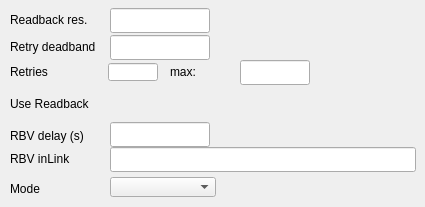
    <widget class="QWidget" name="tab_3">
     <attribute name="title">
      <string>Retries</string>
     </attribute>
     <widget class="caTextEntry" name="caTextEntry_22">
      <property name="geometry">
       <rect>
        <x>110</x>
        <y>35</y>
        <width>100</width>
        <height>25</height>
       </rect>
      </property>
      <property name="channel" stdset="0">
       <string>$(P)$(M).RDBD</string>
      </property>
      <property name="foreground">
       <color>
        <red>0</red>
        <green>0</green>
        <blue>0</blue>
       </color>
      </property>
      <property name="background">
       <color>
        <red>255</red>
        <green>255</green>
        <blue>255</blue>
       </color>
      </property>
      <property name="colorMode">
       <enum>caLineEdit::Default</enum>
      </property>
      <property name="precisionMode">
       <enum>caLineEdit::Channel</enum>
      </property>
      <property name="limitsMode">
       <enum>caLineEdit::Channel</enum>
      </property>
      <property name="maxValue">
       <double>1.000000000000000</double>
      </property>
      <property name="minValue">
       <double>0.000000000000000</double>
      </property>
      <property name="fontScaleMode" stdset="0">
       <enum>caLineEdit::Height</enum>
      </property>
      <property name="formatType">
       <enum>caLineEdit::decimal</enum>
      </property>
     </widget>
     <widget class="caChoice" name="caChoice_5">
      <property name="geometry">
       <rect>
        <x>110</x>
        <y>92</y>
        <width>100</width>
        <height>25</height>
       </rect>
      </property>
      <property name="channel" stdset="0">
       <string>$(P)$(M).URIP</string>
      </property>
      <property name="foreground">
       <color>
        <red>0</red>
        <green>0</green>
        <blue>0</blue>
       </color>
      </property>
      <property name="background">
       <color>
        <red>211</red>
        <green>215</green>
        <blue>207</blue>
       </color>
      </property>
      <property name="bordercolor">
       <color>
        <red>211</red>
        <green>215</green>
        <blue>207</blue>
       </color>
      </property>
      <property name="colorMode">
       <enum>caChoice::Static</enum>
      </property>
      <property name="stackingMode" stdset="0">
       <enum>caChoice::Column</enum>
      </property>
      <property name="endBit">
       <number>1</number>
      </property>
     </widget>
     <widget class="caLabel" name="caLabel_32">
      <property name="geometry">
       <rect>
        <x>10</x>
        <y>38</y>
        <width>151</width>
        <height>18</height>
       </rect>
      </property>
      <property name="text">
       <string>Retry deadband</string>
      </property>
      <property name="alignment">
       <set>Qt::AlignAbsolute|Qt::AlignLeading|Qt::AlignLeft|Qt::AlignVCenter</set>
      </property>
      <property name="fontScaleMode">
       <enum>ESimpleLabel::Height</enum>
      </property>
      <property name="foreground">
       <color>
        <red>0</red>
        <green>0</green>
        <blue>0</blue>
       </color>
      </property>
      <property name="background">
       <color alpha="0">
        <red>0</red>
        <green>0</green>
        <blue>0</blue>
       </color>
      </property>
      <property name="frameShape">
       <enum>QFrame::NoFrame</enum>
      </property>
     </widget>
     <widget class="caLabel" name="caLabel_43">
      <property name="geometry">
       <rect>
        <x>170</x>
        <y>63</y>
        <width>44</width>
        <height>18</height>
       </rect>
      </property>
      <property name="text">
       <string>max:</string>
      </property>
      <property name="alignment">
       <set>Qt::AlignAbsolute|Qt::AlignLeading|Qt::AlignLeft|Qt::AlignVCenter</set>
      </property>
      <property name="fontScaleMode">
       <enum>ESimpleLabel::Height</enum>
      </property>
      <property name="foreground">
       <color>
        <red>0</red>
        <green>0</green>
        <blue>0</blue>
       </color>
      </property>
      <property name="background">
       <color alpha="0">
        <red>0</red>
        <green>0</green>
        <blue>0</blue>
       </color>
      </property>
      <property name="frameShape">
       <enum>QFrame::NoFrame</enum>
      </property>
     </widget>
     <widget class="caTextEntry" name="caTextEntry_27">
      <property name="geometry">
       <rect>
        <x>110</x>
        <y>147</y>
        <width>306</width>
        <height>25</height>
       </rect>
      </property>
      <property name="channel" stdset="0">
       <string>$(P)$(M).RDBL</string>
      </property>
      <property name="foreground">
       <color>
        <red>0</red>
        <green>0</green>
        <blue>0</blue>
       </color>
      </property>
      <property name="background">
       <color>
        <red>238</red>
        <green>238</green>
        <blue>236</blue>
       </color>
      </property>
      <property name="colorMode">
       <enum>caLineEdit::Static</enum>
      </property>
      <property name="precisionMode">
       <enum>caLineEdit::Channel</enum>
      </property>
      <property name="limitsMode">
       <enum>caLineEdit::Channel</enum>
      </property>
      <property name="maxValue">
       <double>1.000000000000000</double>
      </property>
      <property name="minValue">
       <double>0.000000000000000</double>
      </property>
      <property name="fontScaleMode" stdset="0">
       <enum>caLineEdit::Height</enum>
      </property>
      <property name="formatType">
       <enum>caLineEdit::string</enum>
      </property>
     </widget>
     <widget class="caLabel" name="caLabel_33">
      <property name="geometry">
       <rect>
        <x>10</x>
        <y>63</y>
        <width>75</width>
        <height>18</height>
       </rect>
      </property>
      <property name="text">
       <string>Retries</string>
      </property>
      <property name="alignment">
       <set>Qt::AlignAbsolute|Qt::AlignLeading|Qt::AlignLeft|Qt::AlignVCenter</set>
      </property>
      <property name="fontScaleMode">
       <enum>ESimpleLabel::Height</enum>
      </property>
      <property name="foreground">
       <color>
        <red>0</red>
        <green>0</green>
        <blue>0</blue>
       </color>
      </property>
      <property name="background">
       <color alpha="0">
        <red>0</red>
        <green>0</green>
        <blue>0</blue>
       </color>
      </property>
      <property name="frameShape">
       <enum>QFrame::NoFrame</enum>
      </property>
     </widget>
     <widget class="caTextEntry" name="caTextEntry_26">
      <property name="geometry">
       <rect>
        <x>110</x>
        <y>122</y>
        <width>100</width>
        <height>25</height>
       </rect>
      </property>
      <property name="channel" stdset="0">
       <string>$(P)$(M).DLY</string>
      </property>
      <property name="foreground">
       <color>
        <red>0</red>
        <green>0</green>
        <blue>0</blue>
       </color>
      </property>
      <property name="background">
       <color>
        <red>255</red>
        <green>255</green>
        <blue>255</blue>
       </color>
      </property>
      <property name="colorMode">
       <enum>caLineEdit::Default</enum>
      </property>
      <property name="precisionMode">
       <enum>caLineEdit::Channel</enum>
      </property>
      <property name="limitsMode">
       <enum>caLineEdit::Channel</enum>
      </property>
      <property name="maxValue">
       <double>1.000000000000000</double>
      </property>
      <property name="minValue">
       <double>0.000000000000000</double>
      </property>
      <property name="fontScaleMode" stdset="0">
       <enum>caLineEdit::Height</enum>
      </property>
      <property name="formatType">
       <enum>caLineEdit::decimal</enum>
      </property>
     </widget>
     <widget class="caLabel" name="caLabel_38">
      <property name="geometry">
       <rect>
        <x>10</x>
        <y>150</y>
        <width>107</width>
        <height>18</height>
       </rect>
      </property>
      <property name="text">
       <string>RBV inLink</string>
      </property>
      <property name="alignment">
       <set>Qt::AlignAbsolute|Qt::AlignLeading|Qt::AlignLeft|Qt::AlignVCenter</set>
      </property>
      <property name="fontScaleMode">
       <enum>ESimpleLabel::Height</enum>
      </property>
      <property name="foreground">
       <color>
        <red>0</red>
        <green>0</green>
        <blue>0</blue>
       </color>
      </property>
      <property name="background">
       <color alpha="0">
        <red>0</red>
        <green>0</green>
        <blue>0</blue>
       </color>
      </property>
      <property name="frameShape">
       <enum>QFrame::NoFrame</enum>
      </property>
     </widget>
     <widget class="caLineEdit" name="caLineEdit_4">
      <property name="geometry">
       <rect>
        <x>108</x>
        <y>63</y>
        <width>50</width>
        <height>18</height>
       </rect>
      </property>
      <property name="alignment">
       <set>Qt::AlignAbsolute|Qt::AlignLeading|Qt::AlignLeft|Qt::AlignVCenter</set>
      </property>
      <property name="channel" stdset="0">
       <string>$(P)$(M).RCNT</string>
      </property>
      <property name="foreground">
       <color>
        <red>10</red>
        <green>0</green>
        <blue>184</blue>
       </color>
      </property>
      <property name="background">
       <color>
        <red>200</red>
        <green>200</green>
        <blue>200</blue>
       </color>
      </property>
      <property name="colorMode">
       <enum>caLineEdit::Static</enum>
      </property>
      <property name="precisionMode">
       <enum>caLineEdit::Channel</enum>
      </property>
      <property name="limitsMode">
       <enum>caLineEdit::Channel</enum>
      </property>
      <property name="maxValue">
       <double>1.000000000000000</double>
      </property>
      <property name="minValue">
       <double>0.000000000000000</double>
      </property>
      <property name="fontScaleMode" stdset="0">
       <enum>caLineEdit::Height</enum>
      </property>
      <property name="formatType">
       <enum>caLineEdit::decimal</enum>
      </property>
     </widget>
     <widget class="caLabel" name="caLabel_35">
      <property name="geometry">
       <rect>
        <x>10</x>
        <y>95</y>
        <width>130</width>
        <height>18</height>
       </rect>
      </property>
      <property name="text">
       <string>Use Readback</string>
      </property>
      <property name="alignment">
       <set>Qt::AlignAbsolute|Qt::AlignLeading|Qt::AlignLeft|Qt::AlignVCenter</set>
      </property>
      <property name="fontScaleMode">
       <enum>ESimpleLabel::Height</enum>
      </property>
      <property name="foreground">
       <color>
        <red>0</red>
        <green>0</green>
        <blue>0</blue>
       </color>
      </property>
      <property name="background">
       <color alpha="0">
        <red>0</red>
        <green>0</green>
        <blue>0</blue>
       </color>
      </property>
      <property name="frameShape">
       <enum>QFrame::NoFrame</enum>
      </property>
     </widget>
     <widget class="caTextEntry" name="caTextEntry_23">
      <property name="geometry">
       <rect>
        <x>240</x>
        <y>60</y>
        <width>70</width>
        <height>25</height>
       </rect>
      </property>
      <property name="channel" stdset="0">
       <string>$(P)$(M).RTRY</string>
      </property>
      <property name="foreground">
       <color>
        <red>0</red>
        <green>0</green>
        <blue>0</blue>
       </color>
      </property>
      <property name="background">
       <color>
        <red>255</red>
        <green>255</green>
        <blue>255</blue>
       </color>
      </property>
      <property name="colorMode">
       <enum>caLineEdit::Default</enum>
      </property>
      <property name="precisionMode">
       <enum>caLineEdit::Channel</enum>
      </property>
      <property name="limitsMode">
       <enum>caLineEdit::Channel</enum>
      </property>
      <property name="maxValue">
       <double>1.000000000000000</double>
      </property>
      <property name="minValue">
       <double>0.000000000000000</double>
      </property>
      <property name="fontScaleMode" stdset="0">
       <enum>caLineEdit::Height</enum>
      </property>
      <property name="formatType">
       <enum>caLineEdit::decimal</enum>
      </property>
     </widget>
     <widget class="caTextEntry" name="caTextEntry_24">
      <property name="geometry">
       <rect>
        <x>110</x>
        <y>8</y>
        <width>100</width>
        <height>25</height>
       </rect>
      </property>
      <property name="channel" stdset="0">
       <string>$(P)$(M).RRES</string>
      </property>
      <property name="foreground">
       <color>
        <red>0</red>
        <green>0</green>
        <blue>0</blue>
       </color>
      </property>
      <property name="background">
       <color>
        <red>255</red>
        <green>255</green>
        <blue>255</blue>
       </color>
      </property>
      <property name="colorMode">
       <enum>caLineEdit::Default</enum>
      </property>
      <property name="precisionMode">
       <enum>caLineEdit::Channel</enum>
      </property>
      <property name="limitsMode">
       <enum>caLineEdit::Channel</enum>
      </property>
      <property name="maxValue">
       <double>1.000000000000000</double>
      </property>
      <property name="minValue">
       <double>0.000000000000000</double>
      </property>
      <property name="fontScaleMode" stdset="0">
       <enum>caLineEdit::Height</enum>
      </property>
      <property name="formatType">
       <enum>caLineEdit::decimal</enum>
      </property>
     </widget>
     <widget class="caLabel" name="caLabel_31">
      <property name="geometry">
       <rect>
        <x>10</x>
        <y>11</y>
        <width>140</width>
        <height>18</height>
       </rect>
      </property>
      <property name="text">
       <string>Readback res.</string>
      </property>
      <property name="alignment">
       <set>Qt::AlignAbsolute|Qt::AlignLeading|Qt::AlignLeft|Qt::AlignVCenter</set>
      </property>
      <property name="fontScaleMode">
       <enum>ESimpleLabel::Height</enum>
      </property>
      <property name="foreground">
       <color>
        <red>0</red>
        <green>0</green>
        <blue>0</blue>
       </color>
      </property>
      <property name="background">
       <color alpha="0">
        <red>0</red>
        <green>0</green>
        <blue>0</blue>
       </color>
      </property>
      <property name="frameShape">
       <enum>QFrame::NoFrame</enum>
      </property>
     </widget>
     <widget class="caLabel" name="caLabel_55">
      <property name="geometry">
       <rect>
        <x>10</x>
        <y>180</y>
        <width>130</width>
        <height>18</height>
       </rect>
      </property>
      <property name="text">
       <string>Mode</string>
      </property>
      <property name="alignment">
       <set>Qt::AlignAbsolute|Qt::AlignLeading|Qt::AlignLeft|Qt::AlignVCenter</set>
      </property>
      <property name="fontScaleMode">
       <enum>ESimpleLabel::Height</enum>
      </property>
      <property name="foreground">
       <color>
        <red>0</red>
        <green>0</green>
        <blue>0</blue>
       </color>
      </property>
      <property name="background">
       <color alpha="0">
        <red>0</red>
        <green>0</green>
        <blue>0</blue>
       </color>
      </property>
      <property name="frameShape">
       <enum>QFrame::NoFrame</enum>
      </property>
     </widget>
     <widget class="caMenu" name="caMenu_2">
      <property name="geometry">
       <rect>
        <x>110</x>
        <y>177</y>
        <width>106</width>
        <height>20</height>
       </rect>
      </property>
      <property name="channel" stdset="0">
       <string notr="true">$(P)$(M).RMOD</string>
      </property>
      <property name="colorMode">
       <enum>caMenu::Static</enum>
      </property>
      <property name="foreground">
       <color>
        <red>0</red>
        <green>0</green>
        <blue>0</blue>
       </color>
      </property>
      <property name="background">
       <color>
        <red>255</red>
        <green>255</green>
        <blue>255</blue>
       </color>
      </property>
     </widget>
     <widget class="caLabel" name="caLabel_56">
      <property name="geometry">
       <rect>
        <x>10</x>
        <y>127</y>
        <width>107</width>
        <height>18</height>
       </rect>
      </property>
      <property name="text">
       <string>RBV delay (s)</string>
      </property>
      <property name="alignment">
       <set>Qt::AlignAbsolute|Qt::AlignLeading|Qt::AlignLeft|Qt::AlignVCenter</set>
      </property>
      <property name="fontScaleMode">
       <enum>ESimpleLabel::Height</enum>
      </property>
      <property name="foreground">
       <color>
        <red>0</red>
        <green>0</green>
        <blue>0</blue>
       </color>
      </property>
      <property name="background">
       <color alpha="0">
        <red>0</red>
        <green>0</green>
        <blue>0</blue>
       </color>
      </property>
      <property name="frameShape">
       <enum>QFrame::NoFrame</enum>
      </property>
     </widget>
    </widget>
